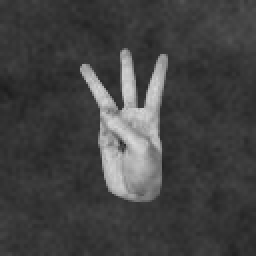
#> input picture dip_project_images/28b25121-08c1-4450-8311-7fa87e970592_3R.png, 128 x 128 px (shown 2 times larger); its folder holds only this picture in this run
$ jupyter execute --allow-errors 'Image finger counting program.ipynb'
#> lines starting #> are read from the running program, lines starting #| are printed output that depends on the picture; after the words box and inside, x2 and y2 are one past the last pixel; in counts of white or black regions, pixels touching at a corner belong together
[cell 1]
import numpy as np
import skimage.filters as filters
import skimage.io as io
import skimage.transform as transform
import matplotlib.pyplot as plt
import cv2
import math
import os

[cell 2]
#apply a gaussian filter
def smooth_image(original_image, sig):
    return filters.gaussian(original_image, sigma=sig)

[cell 3]
#apply a threshold to the smoothed image
def otsu_threshold(smoothed_image):
    # Apply Otsu thresholding
    thresh = filters.threshold_otsu(smoothed_image)

    # Generate binary image
    binary = smoothed_image > thresh

    #convert to unsigned int
    thresholded = binary.astype(np.uint8)

    return thresholded

[cell 4]
#close gabs in the hand
def close_holes(thres_image, kernel_size):
    kernel = cv2.getStructuringElement(cv2.MORPH_ELLIPSE, kernel_size) # size of kernel expected maximum area of a hole
    closed = cv2.morphologyEx(thres_image, cv2.MORPH_CLOSE, kernel)
    return closed

[cell 5]
#find all contours in the image and return only the one that respresents the hand
def find_contours_and_return_hand_contour(filled_image):
    contours, _ = cv2.findContours(filled_image, cv2.RETR_EXTERNAL, cv2.CHAIN_APPROX_SIMPLE)
    # Filter contours on the original image
    # since threre are no other objects in our image , we can ignore this step since the image will have only one contour (the hand)
    filtered_contours = max(contours, key=cv2.contourArea)

    return filtered_contours

[cell 6]
#compute convex hull and defects
def convex_hull_and_defect(hand_contour):
    convex_hull = cv2.convexHull(hand_contour, returnPoints=False)
    defects = cv2.convexityDefects(hand_contour, convex_hull)
    return convex_hull, defects

[cell 7]
#Calculate the angle between three points
def calculate_angle(start, farthest, end):
    vector1 = [farthest[0] - start[0], farthest[1] - start[1]]
    vector2 = [farthest[0] - end[0], farthest[1] - end[1]]

    dot_product = vector1[0] * vector2[0] + vector1[1] * vector2[1]
    magnitude_product = math.sqrt(vector1[0]**2 + vector1[1]**2) * math.sqrt(vector2[0]**2 + vector2[1]**2)

    if magnitude_product == 0:
        return 0

    cos_angle = dot_product / magnitude_product
    angle_rad = math.acos(cos_angle)
    angle_deg = math.degrees(angle_rad)

    return angle_deg

[cell 8]
#count fingers
def count_fingers(hand_contour, defects):
    hand_area = cv2.contourArea(hand_contour)
    count_fingers = 0
    if hand_area > 1371:
        count_fingers = 1
        if defects is not None:
            for i in range(len(defects)):
                start, end, _, _ = defects[i, 0]
                start_point = tuple(hand_contour[start][0])
                end_point = tuple(hand_contour[end][0])
                farthest_point = tuple(hand_contour[defects[i, 0][2]][0])

                # Filter out defects based on depth and angle
                depth = defects[i, 0][3] / 256
                angle = calculate_angle(start_point, farthest_point, end_point)
                if depth > 20 and angle < 90:
                    count_fingers += 1

    return count_fingers

[cell 9]
def process_and_count_fingers(ori_image):
    # Load the image
    original_image = ori_image

    # Apply Gaussian filter
    sigma=1
    smoothed_image = smooth_image(original_image, sigma)  # Adjust sigma as needed

    # Apply Otsu thresholding
    thresholded_image = otsu_threshold(smoothed_image)

    #close gabs in the hand
    kernel_size=(5,5)
    closed_image = close_holes(thresholded_image, kernel_size)

    # Filter contours on the original image
    # since threre are no other objects in our image , we can ignore this step since the image will have only one contour (the hand)
    filtered_contours = find_contours_and_return_hand_contour(closed_image)

    #compute convex hull and defects
    convex_hull, defects = convex_hull_and_defect(filtered_contours)

    #count number of fingers in the image
    fingers_count= count_fingers(filtered_contours, defects)

    return fingers_count

[cell 10]
def load_images():
    dire_path="./dip_project_images"
    images=[]
    labels=[]
    for filename in os.listdir(dire_path):
        image_path = os.path.join(dire_path, filename)

        image = io.imread(image_path, as_gray=True)
#> image is the input picture: shape (128, 128); min 28, max 217, mean 66.4
        label = filename[-6]
        images.append(image)
        labels.append(label)

    return np.array(images), np.array(labels).astype(int)

[cell 11]
def compute_accuracy(images, labels):
    images_count=len(images)
    correctly_predicted=0
    for i, image in enumerate(images):
        fingers_count = process_and_count_fingers(image)

        if labels[i] == fingers_count:
            correctly_predicted+=1
    accuracy=(correctly_predicted/images_count)*100

    return accuracy

[cell 12]
def plot(original_image, actual_label,predicted_label):
    print("Actual   : ", actual_label)
    print("Predicted: ", predicted_label)
    plt.figure()
    plt.imshow(original_image, cmap='gray')
    plt.title('Original image')
    plt.show()

[cell 13]
#load 210 images with their labels
images, labels= load_images()
#> labels = [3]

[cell 14]
#calculate accuracy on the whole dataset
accuracy = compute_accuracy(images, labels)
#> in compute_accuracy, `images_count=len(images)`: images_count = 1
#> the loop in compute_accuracy, `for i, image in enumerate(images):` made 1 pass
#> (sigma in process_and_count_fingers, kernel_size in process_and_count_fingers) on pass 1: (1, (5, 5))
#> pass 1, in process_and_count_fingers, `smoothed_image = smooth_image(original_image, sigma)`:
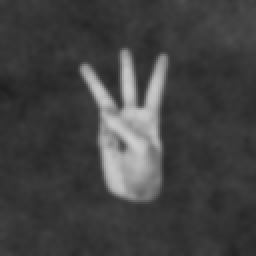
#> smoothed_image: shape (128, 128) float64 (shown 2 times larger); min 0.124, max 0.806, mean 0.261
#> pass 1, in otsu_threshold, `binary = smoothed_image > thresh`:
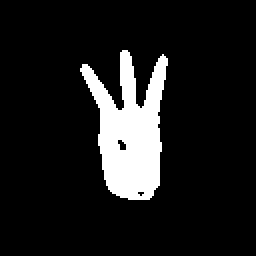
#> binary: shape (128, 128) bool (shown 2 times larger); 11.1% white; 1 white region, box (x1, y1, x2, y2) and area: (40, 25, 84, 100) 1811
#> pass 1, in close_holes, `closed = cv2.morphologyEx(thres_image, cv2.MORPH_CLOSE, kernel)`:
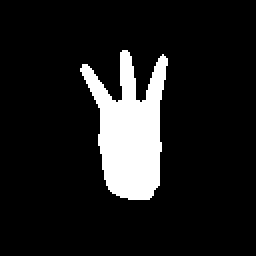
#> closed: shape (128, 128) (shown 2 times larger); values 0 (black) and 1 (white), 11.4% white; 1 white region, box (x1, y1, x2, y2) and area: (40, 25, 84, 100) 1863
#> in compute_accuracy, `accuracy=(correctly_predicted/images_count)*100`: accuracy = 100
#> accuracy = 100
print(accuracy)
#| 100.0

$ run again, on dip_project_images/28e672af-90c4-4326-bdac-e3d92a709107_0L.png
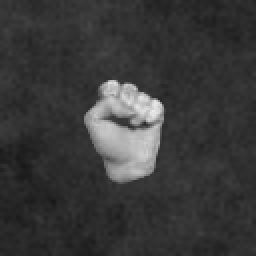
#> input picture dip_project_images/28e672af-90c4-4326-bdac-e3d92a709107_0L.png, 128 x 128 px (shown 2 times larger)
#> in load_images, image is the input picture: shape (128, 128); min 24, max 237, mean 57.6
#> labels = [0]
#> images_count = 1
#> the loop in compute_accuracy, `for i, image in enumerate(images):` made 1 pass
#> (sigma in process_and_count_fingers, kernel_size in process_and_count_fingers, fingers_count, correctly_predicted) on pass 1: (1, (5, 5), 0, 1)
#> pass 1, in otsu_threshold, `binary = smoothed_image > thresh`:
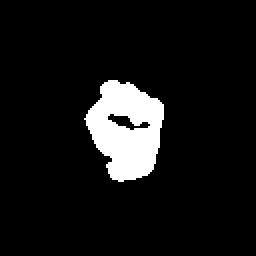
#> binary: shape (128, 128) bool (shown 2 times larger); 8.2% white; 1 white region, box (x1, y1, x2, y2) and area: (42, 40, 82, 91) 1341
#> pass 1, in close_holes, `closed = cv2.morphologyEx(thres_image, cv2.MORPH_CLOSE, kernel)`:
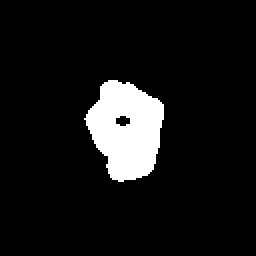
#> closed: shape (128, 128) (shown 2 times larger); values 0 (black) and 1 (white), 8.5% white; 1 white region, box (x1, y1, x2, y2) and area: (42, 40, 82, 91) 1393
#> in compute_accuracy, `accuracy=(correctly_predicted/images_count)*100`: accuracy = 100
#| 100.0

$ run again, on dip_project_images/28fb3067-facb-48b4-bb63-d62c56f2e20e_4R.png
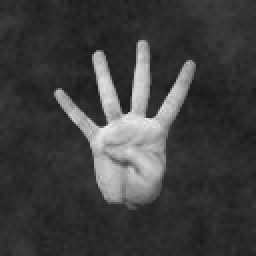
#> input picture dip_project_images/28fb3067-facb-48b4-bb63-d62c56f2e20e_4R.png, 128 x 128 px (shown 2 times larger)
#> in load_images, image is the input picture: shape (128, 128); min 24, max 246, mean 62.6
#> labels = [4]
#> images_count = 1
#> the loop in compute_accuracy, `for i, image in enumerate(images):` made 1 pass
#> (sigma in process_and_count_fingers, kernel_size in process_and_count_fingers) on pass 1: (1, (5, 5))
#> pass 1, in process_and_count_fingers, `smoothed_image = smooth_image(original_image, sigma)`:
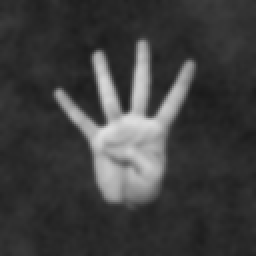
#> smoothed_image: shape (128, 128) float64 (shown 2 times larger); min 0.105, max 0.876, mean 0.245
#> pass 1, in otsu_threshold, `binary = smoothed_image > thresh`:
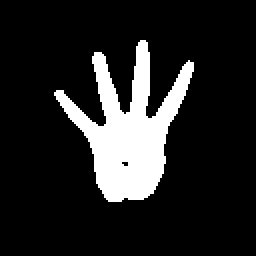
#> binary: shape (128, 128) bool (shown 2 times larger); 14.3% white; 1 white region, box (x1, y1, x2, y2) and area: (27, 20, 97, 101) 2345
#> in compute_accuracy, `accuracy=(correctly_predicted/images_count)*100`: accuracy = 100
#| 100.0

$ run again, on dip_project_images/28fc4f9d-cd41-49d0-b942-95d5eed33af8_5L.png
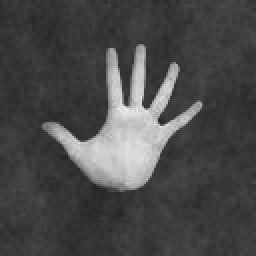
#> input picture dip_project_images/28fc4f9d-cd41-49d0-b942-95d5eed33af8_5L.png, 128 x 128 px (shown 2 times larger)
#> in load_images, image is the input picture: shape (128, 128); min 37, max 235, mean 73.7
#> labels = [5]
#> images_count = 1
#> the loop in compute_accuracy, `for i, image in enumerate(images):` made 1 pass
#> (sigma in process_and_count_fingers, kernel_size in process_and_count_fingers) on pass 1: (1, (5, 5))
#> pass 1, in otsu_threshold, `binary = smoothed_image > thresh`:
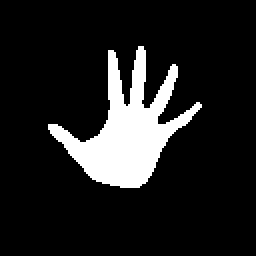
#> binary: shape (128, 128) bool (shown 2 times larger); 12.6% white; 1 white region, box (x1, y1, x2, y2) and area: (24, 23, 101, 94) 2063
#> pass 1, in close_holes, `closed = cv2.morphologyEx(thres_image, cv2.MORPH_CLOSE, kernel)`:
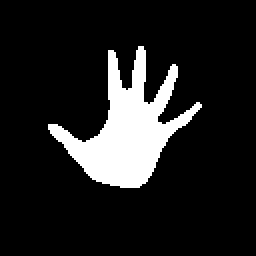
#> closed: shape (128, 128) (shown 2 times larger); values 0 (black) and 1 (white), 12.8% white; 1 white region, box (x1, y1, x2, y2) and area: (24, 23, 101, 94) 2104
#> in compute_accuracy, `accuracy=(correctly_predicted/images_count)*100`: accuracy = 100
#| 100.0

$ run again, on dip_project_images/28bc406a-89d5-41c5-9eec-99495bac2384_1R.png
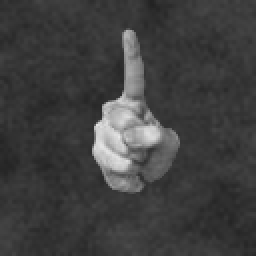
#> input picture dip_project_images/28bc406a-89d5-41c5-9eec-99495bac2384_1R.png, 128 x 128 px (shown 2 times larger)
#> in load_images, image is the input picture: shape (128, 128); min 34, max 231, mean 63.7
#> labels = [1]
#> images_count = 1
#> the loop in compute_accuracy, `for i, image in enumerate(images):` made 1 pass
#> (sigma in process_and_count_fingers, kernel_size in process_and_count_fingers, fingers_count) on pass 1: (1, (5, 5), 0)
#> pass 1, in otsu_threshold, `binary = smoothed_image > thresh`:
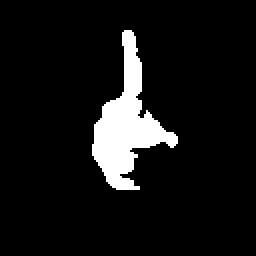
#> binary: shape (128, 128) bool (shown 2 times larger); 8.1% white; 1 white region, box (x1, y1, x2, y2) and area: (46, 15, 89, 95) 1329
#> pass 1, in close_holes, `closed = cv2.morphologyEx(thres_image, cv2.MORPH_CLOSE, kernel)`:
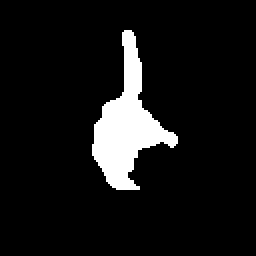
#> closed: shape (128, 128) (shown 2 times larger); values 0 (black) and 1 (white), 8.3% white; 1 white region, box (x1, y1, x2, y2) and area: (46, 15, 89, 95) 1365
#> after the loop in compute_accuracy, `for i, image in enumerate(images):`: correctly_predicted = 0
#| 0.0
